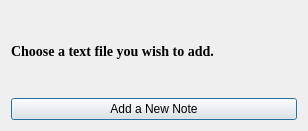
<?xml version="1.0" encoding="UTF-8"?>
<ui version="4.0">
 <class>ChapterInfoWindow</class>
 <widget class="QDialog" name="ChapterInfoWindow">
  <property name="geometry">
   <rect>
    <x>0</x>
    <y>0</y>
    <width>308</width>
    <height>131</height>
   </rect>
  </property>
  <property name="windowTitle">
   <string>Dialog</string>
  </property>
  <layout class="QVBoxLayout" name="verticalLayout">
   <item>
    <widget class="QLabel" name="label">
     <property name="font">
      <font>
       <family>Times New Roman</family>
      </font>
     </property>
     <property name="text">
      <string>&lt;h3&gt;Choose a text file you wish to add.&lt;/h3&gt;</string>
     </property>
    </widget>
   </item>
   <item>
    <widget class="QPushButton" name="addNewNoteBtn">
     <property name="text">
      <string>Add a New Note</string>
     </property>
    </widget>
   </item>
  </layout>
 </widget>
 <resources/>
 <connections/>
</ui>
